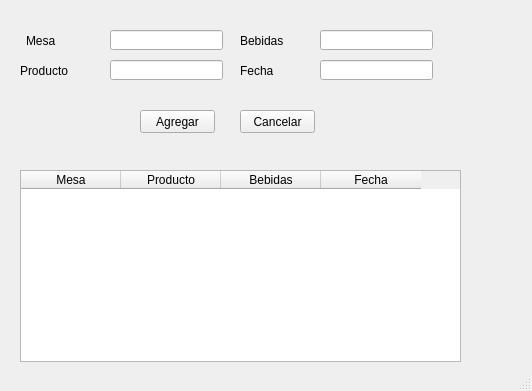
<?xml version="1.0" encoding="UTF-8"?>
<ui version="4.0">
 <class>MainWindow</class>
 <widget class="QMainWindow" name="MainWindow">
  <property name="geometry">
   <rect>
    <x>0</x>
    <y>0</y>
    <width>532</width>
    <height>391</height>
   </rect>
  </property>
  <property name="windowTitle">
   <string>MainWindow</string>
  </property>
  <property name="styleSheet">
   <string notr="true"/>
  </property>
  <widget class="QWidget" name="centralwidget">
   <widget class="QLabel" name="label">
    <property name="geometry">
     <rect>
      <x>26</x>
      <y>30</y>
      <width>51</width>
      <height>21</height>
     </rect>
    </property>
    <property name="styleSheet">
     <string notr="true">QLabel border-radius:15px;</string>
    </property>
    <property name="text">
     <string>Mesa</string>
    </property>
   </widget>
   <widget class="QLabel" name="label_3">
    <property name="geometry">
     <rect>
      <x>240</x>
      <y>30</y>
      <width>51</width>
      <height>21</height>
     </rect>
    </property>
    <property name="text">
     <string>Bebidas</string>
    </property>
   </widget>
   <widget class="QLabel" name="label_4">
    <property name="geometry">
     <rect>
      <x>20</x>
      <y>60</y>
      <width>71</width>
      <height>21</height>
     </rect>
    </property>
    <property name="text">
     <string>Producto</string>
    </property>
   </widget>
   <widget class="QLabel" name="label_5">
    <property name="geometry">
     <rect>
      <x>240</x>
      <y>60</y>
      <width>51</width>
      <height>21</height>
     </rect>
    </property>
    <property name="text">
     <string>Fecha</string>
    </property>
   </widget>
   <widget class="QLineEdit" name="lneMesa">
    <property name="geometry">
     <rect>
      <x>110</x>
      <y>30</y>
      <width>113</width>
      <height>20</height>
     </rect>
    </property>
   </widget>
   <widget class="QLineEdit" name="lneProductoMesa">
    <property name="geometry">
     <rect>
      <x>110</x>
      <y>60</y>
      <width>113</width>
      <height>20</height>
     </rect>
    </property>
   </widget>
   <widget class="QLineEdit" name="lneBebidasMesa">
    <property name="geometry">
     <rect>
      <x>320</x>
      <y>30</y>
      <width>113</width>
      <height>20</height>
     </rect>
    </property>
   </widget>
   <widget class="QLineEdit" name="lneFechaMesa">
    <property name="geometry">
     <rect>
      <x>320</x>
      <y>60</y>
      <width>113</width>
      <height>20</height>
     </rect>
    </property>
   </widget>
   <widget class="QPushButton" name="btnAgregar">
    <property name="geometry">
     <rect>
      <x>140</x>
      <y>110</y>
      <width>75</width>
      <height>23</height>
     </rect>
    </property>
    <property name="text">
     <string>Agregar</string>
    </property>
   </widget>
   <widget class="QPushButton" name="btnCancelar">
    <property name="geometry">
     <rect>
      <x>240</x>
      <y>110</y>
      <width>75</width>
      <height>23</height>
     </rect>
    </property>
    <property name="text">
     <string>Cancelar</string>
    </property>
   </widget>
   <widget class="QTableWidget" name="tblMesa">
    <property name="geometry">
     <rect>
      <x>20</x>
      <y>170</y>
      <width>441</width>
      <height>192</height>
     </rect>
    </property>
    <property name="editTriggers">
     <set>QAbstractItemView::NoEditTriggers</set>
    </property>
    <property name="dragEnabled">
     <bool>false</bool>
    </property>
    <property name="alternatingRowColors">
     <bool>true</bool>
    </property>
    <property name="selectionMode">
     <enum>QAbstractItemView::SingleSelection</enum>
    </property>
    <property name="selectionBehavior">
     <enum>QAbstractItemView::SelectRows</enum>
    </property>
    <column>
     <property name="text">
      <string>Mesa</string>
     </property>
    </column>
    <column>
     <property name="text">
      <string>Producto</string>
     </property>
    </column>
    <column>
     <property name="text">
      <string>Bebidas</string>
     </property>
    </column>
    <column>
     <property name="text">
      <string>Fecha</string>
     </property>
    </column>
   </widget>
  </widget>
  <widget class="QStatusBar" name="statusbar"/>
 </widget>
 <resources/>
 <connections/>
</ui>
